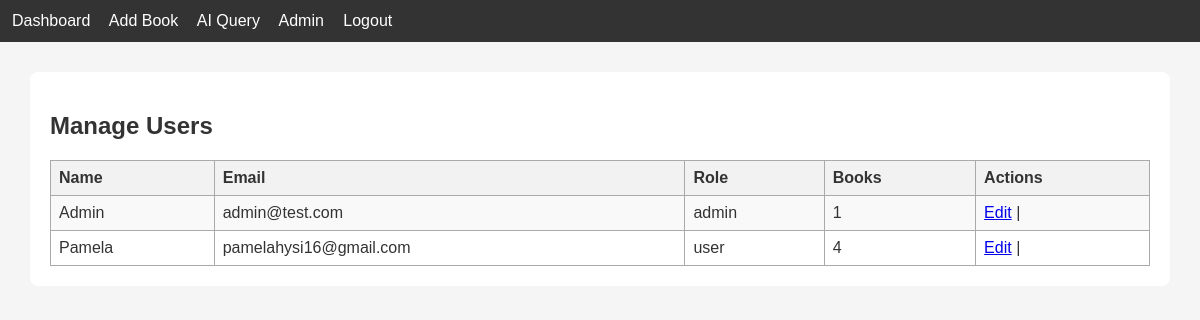
The app's page /admin/users (signed in), older data.
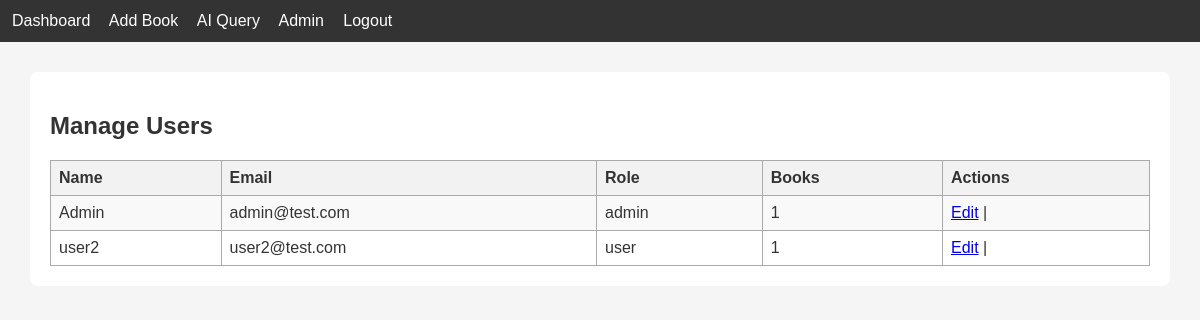
The same page, newer data.
### tables this page shows
CREATE TABLE users (
    id INTEGER PRIMARY KEY AUTOINCREMENT,
    name TEXT,
    email TEXT UNIQUE,
    password TEXT,
    role TEXT
);

### app.py (the view)
@app.route("/admin/users")
def admin_users():
    if session.get("role") != "admin":
        return "Access denied"
    db = get_db()
    users = db.execute("""
        SELECT users.*,
        (SELECT COUNT(*) FROM books WHERE books.user_id = users.id) AS book_count
        FROM users
    """).fetchall()
    return render_template("admin_users.html", users=users)

### app.py (called while the page is built)
def get_db():
    conn = sqlite3.connect("database.db")
    conn.row_factory = sqlite3.Row
    return conn

### templates/admin_users.html (shortened to what this page needs)
{% extends "base.html" %}
{% block content %}
<h2>Manage Users</h2>
<table>
    <tr>
        <th>Name</th>
        <th>Email</th>
        <th>Role</th>
        <th>Books</th>
        <th>Actions</th>
    </tr>
    {% for u in users %}
    <tr>
        <td>{{ u.name }}</td>
        <td>{{ u.email }}</td>
        <td>{{ u.role }}</td>
        <td>{{ u.book_count }}</td>
        <td>
            <a href="/admin_edit_user/{{ u.id }}">Edit</a> |
        </td>
    </tr>
    {% endfor %}
</table>
{% endblock %}

Row changes from the older to the newer data that the page shows:
removed users: name "Pamela", email "pamelahysi16@gmail.com", role "user", book_count "4"
added users: name "user2", email "user2@test.com", role "user", book_count "1"
